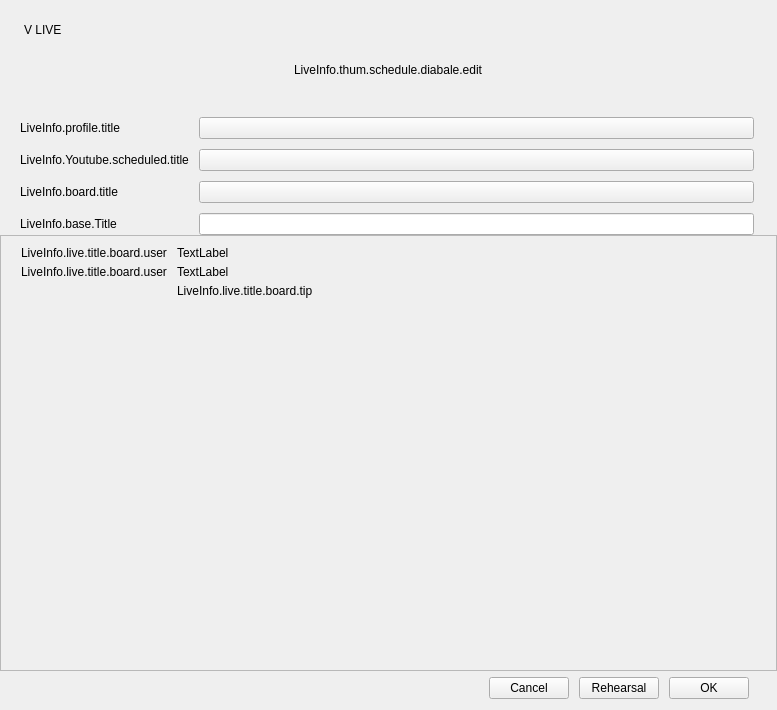
<?xml version="1.0" encoding="UTF-8"?>
<ui version="4.0">
 <class>PLSLiveInfoVLive</class>
 <widget class="QWidget" name="PLSLiveInfoVLive">
  <property name="geometry">
   <rect>
    <x>0</x>
    <y>0</y>
    <width>777</width>
    <height>710</height>
   </rect>
  </property>
  <property name="windowTitle">
   <string>Form</string>
  </property>
  <layout class="QVBoxLayout" name="verticalLayout" stretch="0,0,0,1,0">
   <property name="spacing">
    <number>0</number>
   </property>
   <property name="leftMargin">
    <number>0</number>
   </property>
   <property name="topMargin">
    <number>0</number>
   </property>
   <property name="rightMargin">
    <number>0</number>
   </property>
   <property name="bottomMargin">
    <number>0</number>
   </property>
   <item>
    <widget class="QWidget" name="titleWidget" native="true">
     <layout class="QHBoxLayout" name="horizontalLayout">
      <property name="leftMargin">
       <number>24</number>
      </property>
      <property name="topMargin">
       <number>20</number>
      </property>
      <property name="rightMargin">
       <number>26</number>
      </property>
      <item alignment="Qt::AlignVCenter">
       <widget class="QLabel" name="titleLabel">
        <property name="text">
         <string>V LIVE</string>
        </property>
        <property name="alignment">
         <set>Qt::AlignLeading|Qt::AlignLeft|Qt::AlignVCenter</set>
        </property>
        <property name="indent">
         <number>0</number>
        </property>
       </widget>
      </item>
      <item>
       <spacer name="horizontalSpacer">
        <property name="orientation">
         <enum>Qt::Horizontal</enum>
        </property>
        <property name="sizeHint" stdset="0">
         <size>
          <width>20</width>
          <height>20</height>
         </size>
        </property>
       </spacer>
      </item>
     </layout>
    </widget>
   </item>
   <item>
    <widget class="QWidget" name="thumWidget" native="true">
     <layout class="QVBoxLayout" name="verticalLayout_4">
      <property name="spacing">
       <number>0</number>
      </property>
      <property name="leftMargin">
       <number>0</number>
      </property>
      <property name="topMargin">
       <number>0</number>
      </property>
      <property name="rightMargin">
       <number>0</number>
      </property>
      <property name="bottomMargin">
       <number>0</number>
      </property>
      <item alignment="Qt::AlignHCenter">
       <widget class="PLSSelectImageButton" name="thumbnailButton">
        <property name="text">
         <string/>
        </property>
       </widget>
      </item>
      <item alignment="Qt::AlignHCenter|Qt::AlignTop">
       <widget class="QLabel" name="thumDetailLabel">
        <property name="text">
         <string>LiveInfo.thum.schedule.diabale.edit</string>
        </property>
       </widget>
      </item>
      <item>
       <spacer name="verticalSpacer">
        <property name="orientation">
         <enum>Qt::Vertical</enum>
        </property>
        <property name="sizeHint" stdset="0">
         <size>
          <width>20</width>
          <height>40</height>
         </size>
        </property>
       </spacer>
      </item>
     </layout>
    </widget>
   </item>
   <item>
    <widget class="QWidget" name="midwidget" native="true">
     <layout class="QFormLayout" name="formLayout">
      <property name="horizontalSpacing">
       <number>10</number>
      </property>
      <property name="verticalSpacing">
       <number>10</number>
      </property>
      <property name="leftMargin">
       <number>20</number>
      </property>
      <property name="topMargin">
       <number>0</number>
      </property>
      <property name="rightMargin">
       <number>23</number>
      </property>
      <property name="bottomMargin">
       <number>0</number>
      </property>
      <item row="0" column="0">
       <widget class="QLabel" name="profileLabel">
        <property name="text">
         <string>LiveInfo.profile.title</string>
        </property>
       </widget>
      </item>
      <item row="0" column="1">
       <widget class="PLSScheduleCombox" name="profileCombox">
        <property name="text">
         <string/>
        </property>
       </widget>
      </item>
      <item row="1" column="0">
       <widget class="QLabel" name="scheduleLabel">
        <property name="text">
         <string>LiveInfo.Youtube.scheduled.title</string>
        </property>
       </widget>
      </item>
      <item row="1" column="1">
       <widget class="PLSScheduleCombox" name="scheCombox">
        <property name="text">
         <string/>
        </property>
       </widget>
      </item>
      <item row="2" column="0">
       <widget class="QLabel" name="boardLabel">
        <property name="text">
         <string>LiveInfo.board.title</string>
        </property>
       </widget>
      </item>
      <item row="2" column="1">
       <widget class="PLSScheduleCombox" name="boardCombox">
        <property name="text">
         <string/>
        </property>
       </widget>
      </item>
      <item row="3" column="0">
       <widget class="QLabel" name="liveTitleLabel">
        <property name="text">
         <string>LiveInfo.base.Title</string>
        </property>
       </widget>
      </item>
      <item row="3" column="1">
       <widget class="QLineEdit" name="lineEditTitle">
        <property name="text">
         <string/>
        </property>
        <property name="alignment">
         <set>Qt::AlignLeading|Qt::AlignLeft|Qt::AlignVCenter</set>
        </property>
       </widget>
      </item>
     </layout>
    </widget>
   </item>
   <item>
    <widget class="QScrollArea" name="uerScrollArea">
     <property name="verticalScrollBarPolicy">
      <enum>Qt::ScrollBarAlwaysOff</enum>
     </property>
     <property name="horizontalScrollBarPolicy">
      <enum>Qt::ScrollBarAlwaysOff</enum>
     </property>
     <property name="widgetResizable">
      <bool>true</bool>
     </property>
     <widget class="QWidget" name="userScrollAreaWidgetContents">
      <property name="geometry">
       <rect>
        <x>0</x>
        <y>0</y>
        <width>775</width>
        <height>391</height>
       </rect>
      </property>
      <layout class="QVBoxLayout" name="verticalLayout_2">
       <property name="leftMargin">
        <number>0</number>
       </property>
       <property name="topMargin">
        <number>0</number>
       </property>
       <property name="rightMargin">
        <number>0</number>
       </property>
       <property name="bottomMargin">
        <number>0</number>
       </property>
       <item>
        <widget class="QWidget" name="userWidget" native="true">
         <layout class="QFormLayout" name="userFormLayout">
          <property name="horizontalSpacing">
           <number>10</number>
          </property>
          <property name="verticalSpacing">
           <number>5</number>
          </property>
          <property name="leftMargin">
           <number>20</number>
          </property>
          <property name="topMargin">
           <number>10</number>
          </property>
          <property name="rightMargin">
           <number>24</number>
          </property>
          <property name="bottomMargin">
           <number>0</number>
          </property>
          <item row="0" column="0">
           <widget class="QLabel" name="userBoardLeftLabel">
            <property name="text">
             <string>LiveInfo.live.title.board.user</string>
            </property>
            <property name="wordWrap">
             <bool>true</bool>
            </property>
           </widget>
          </item>
          <item row="0" column="1">
           <widget class="QLabel" name="usrLabel">
            <property name="text">
             <string>TextLabel</string>
            </property>
            <property name="wordWrap">
             <bool>true</bool>
            </property>
           </widget>
          </item>
          <item row="2" column="0">
           <widget class="QLabel" name="countryLeftLabel">
            <property name="text">
             <string>LiveInfo.live.title.board.user</string>
            </property>
            <property name="wordWrap">
             <bool>true</bool>
            </property>
            <property name="indent">
             <number>-4</number>
            </property>
           </widget>
          </item>
          <item row="2" column="1">
           <widget class="QLabel" name="countryLabel">
            <property name="text">
             <string>TextLabel</string>
            </property>
            <property name="wordWrap">
             <bool>true</bool>
            </property>
           </widget>
          </item>
          <item row="3" column="1">
           <widget class="QLabel" name="boardTipLabel">
            <property name="text">
             <string>LiveInfo.live.title.board.tip</string>
            </property>
            <property name="alignment">
             <set>Qt::AlignLeading|Qt::AlignLeft|Qt::AlignVCenter</set>
            </property>
            <property name="wordWrap">
             <bool>true</bool>
            </property>
           </widget>
          </item>
          <item row="3" column="0">
           <widget class="QLabel" name="placeholder_label">
            <property name="text">
             <string/>
            </property>
           </widget>
          </item>
         </layout>
        </widget>
       </item>
      </layout>
     </widget>
    </widget>
   </item>
   <item>
    <widget class="QWidget" name="bottomWidget" native="true">
     <layout class="QVBoxLayout" name="verticalLayout_3">
      <property name="leftMargin">
       <number>0</number>
      </property>
      <property name="topMargin">
       <number>0</number>
      </property>
      <property name="rightMargin">
       <number>0</number>
      </property>
      <property name="bottomMargin">
       <number>11</number>
      </property>
      <item>
       <widget class="QWidget" name="lineView" native="true"/>
      </item>
      <item>
       <widget class="QWidget" name="bottomButtonWidget" native="true">
        <layout class="QHBoxLayout" name="horizontalLayout_4">
         <property name="spacing">
          <number>10</number>
         </property>
         <property name="topMargin">
          <number>0</number>
         </property>
         <property name="rightMargin">
          <number>28</number>
         </property>
         <property name="bottomMargin">
          <number>0</number>
         </property>
         <item>
          <spacer name="horizontalSpacer_2">
           <property name="orientation">
            <enum>Qt::Horizontal</enum>
           </property>
           <property name="sizeHint" stdset="0">
            <size>
             <width>493</width>
             <height>20</height>
            </size>
           </property>
          </spacer>
         </item>
         <item>
          <widget class="QPushButton" name="cancelButton">
           <property name="focusPolicy">
            <enum>Qt::NoFocus</enum>
           </property>
           <property name="text">
            <string>Cancel</string>
           </property>
           <property name="useFor" stdset="0">
            <string notr="true">Cancel</string>
           </property>
          </widget>
         </item>
         <item>
          <widget class="QPushButton" name="rehearsalButton">
           <property name="text">
            <string>Rehearsal</string>
           </property>
           <property name="useFor" stdset="0">
            <string notr="true">Rehearsal</string>
           </property>
          </widget>
         </item>
         <item>
          <widget class="QPushButton" name="okButton">
           <property name="focusPolicy">
            <enum>Qt::NoFocus</enum>
           </property>
           <property name="text">
            <string>OK</string>
           </property>
           <property name="useFor" stdset="0">
            <string notr="true">Ok</string>
           </property>
          </widget>
         </item>
        </layout>
       </widget>
      </item>
     </layout>
    </widget>
   </item>
  </layout>
 </widget>
 <customwidgets>
  <customwidget>
   <class>PLSScheduleCombox</class>
   <extends>QPushButton</extends>
   <header>PLSScheduleCombox.h</header>
  </customwidget>
  <customwidget>
   <class>PLSSelectImageButton</class>
   <extends>QLabel</extends>
   <header>plsselectimagebutton.h</header>
  </customwidget>
 </customwidgets>
 <resources/>
 <connections/>
</ui>
